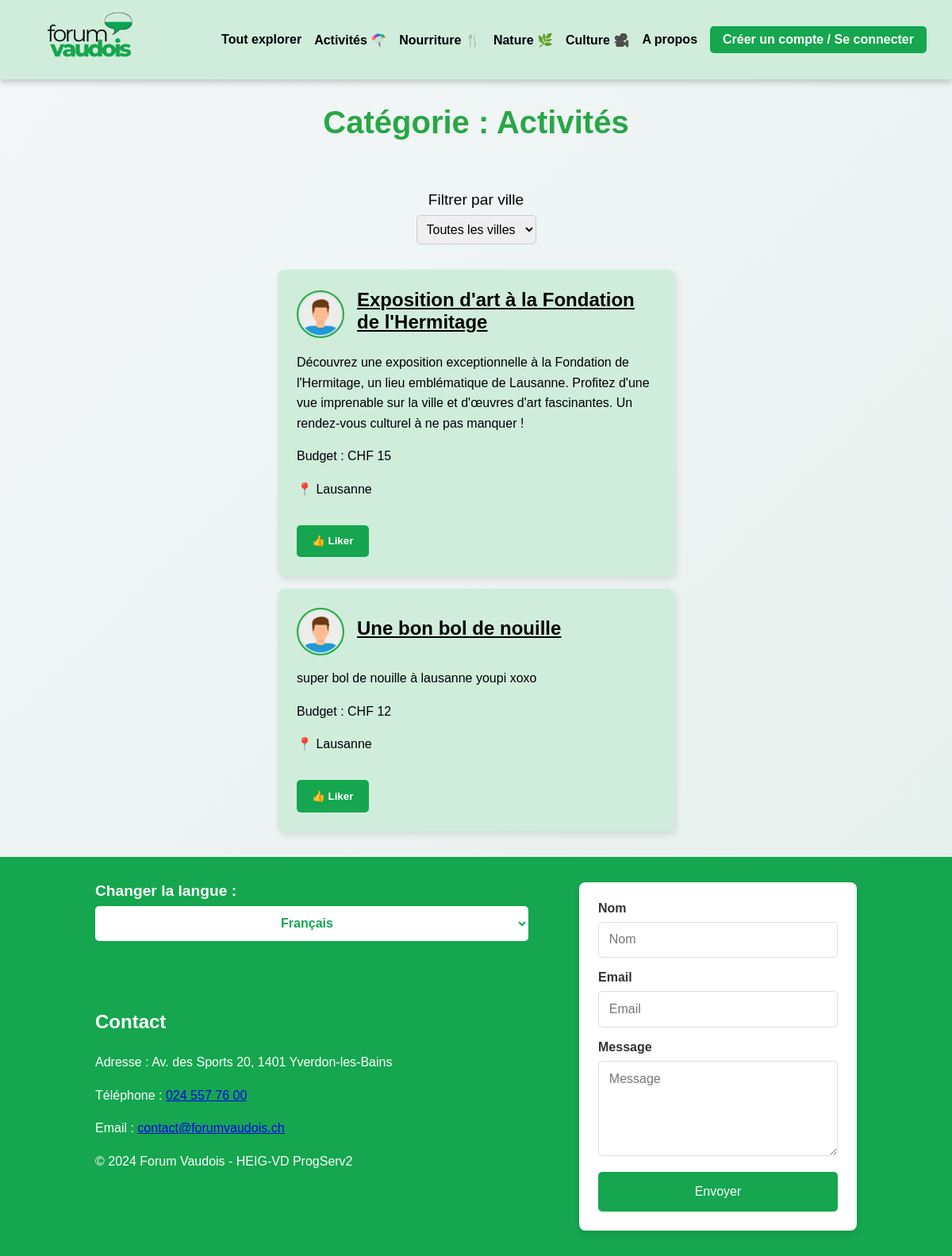
Page /pages/news.php?category=activity on the committed database.
### tables this page shows
CREATE TABLE Post (
    id INTEGER PRIMARY KEY AUTOINCREMENT,
    id_user INTEGER NOT NULL,
    id_city INTEGER NOT NULL,
    id_category INTEGER NOT NULL,
    title TEXT NOT NULL,
    text TEXT NOT NULL,
    budget REAL,
    address TEXT,
    created_at DATETIME DEFAULT CURRENT_TIMESTAMP,
    last_update DATETIME DEFAULT CURRENT_TIMESTAMP,
    FOREIGN KEY (id_user) REFERENCES User(id) ON DELETE CASCADE,
    FOREIGN KEY (id_city) REFERENCES City(id),
    FOREIGN KEY (id_category) REFERENCES Category(id)
);

### lang/lang_func.php (called while the page is built, shortened)
<?php
if (!function_exists('t')) {
    function t($key)
    {
        $language = getLanguage();
        $path = __DIR__ . DIRECTORY_SEPARATOR . "dictionaries" . DIRECTORY_SEPARATOR;
        $langFile = $path . "{$language}.php";
        $dictionary = require $langFile;
        return (array_key_exists($key, $dictionary))
            ? $dictionary[$key]
            : "[{$key}]";
    }
}
if (!function_exists('getLanguage')) {
    function getLanguage($defaultLanguage = 'fr')
    {
        $language = null;
        if (isset($_GET['lang'])) {
            $language = $_GET['lang'];
        } elseif (isset($_SESSION['LANG'])) {
            $language = $_SESSION['LANG'];
        } else {
            $language = getLanguageFromBrowser($defaultLanguage);
        }
        return $language;
    }
}
if (!function_exists('getSupportedLanguages')) {
    function getSupportedLanguages()
    {
        $path = __DIR__ . DIRECTORY_SEPARATOR . "dictionaries" . DIRECTORY_SEPARATOR;
        $files = glob($path . "*.php");
        $languages = [];
        foreach ($files as $file) {
            $languages[] = pathinfo($file, PATHINFO_FILENAME);
        }
        return $languages;
    }
}
if (!function_exists('loadLanguage')) {
    function loadLanguage($lang)
    {
        $path = __DIR__ . DIRECTORY_SEPARATOR . "dictionaries" . DIRECTORY_SEPARATOR;
        $langFile = $path . "{$lang}.php";
        return require $langFile;
    }
}

### src/CRUDManager/DbManagerCRUD.php (called while the page is built, shortened)
<?php
class DbManagerCRUD implements I_ApiCRUD
{
    private $db;
    public function __construct()
    {
        $config = parse_ini_file(__DIR__ . '/../../config/db.ini');
        $basePath = dirname(__DIR__, 2);
        $dsn = str_replace('%BASE_PATH%', $basePath, $config['dsn']);
        $username = $config['username'];
        $password = $config['password'];
        $this->db = new \PDO($dsn, $username, $password);
    }
    public function getPostsByCategory(int $id_category): array
    {
        $sql = "SELECT * FROM Post WHERE id_category = :id_category";
        $stmt = $this->db->prepare($sql);
        $stmt->bindParam('id_category', $id_category, \PDO::PARAM_INT);
        $stmt->execute();
        $posts = [];
        while ($row = $stmt->fetch(\PDO::FETCH_ASSOC)) {
            $posts[] = new Post(
                $row['title'],
                $row['text'],
                $row['budget'],
                $row['id_user'],
                $row['id_city'],
                $row['id_category'],
                new DateTime($row['created_at']),
                new DateTime($row['last_update']),
                $row['id'],
                $row['address']
            );
        }
        return $posts;
    }
}

### src/Entity/Post.php (called while the page is built, shortened)
<?php
class Post
{
    private int $id;
    private string $title;
    private string $text;
    private int $budget;
    private int $city;
    public function __construct(string $title, string $text, int $budget, int $author, int $city, int $category, DateTime $created_at, DateTime $last_update, int $id = 0, string $address = "")
    {
        $this->id = $id;
    }
    public function getId(): int
    {
        return $this->id;
    }
    public function setTitle(string $title): void
    {
        $this->title = $title;
    }
    public function getTitle(): string
    {
        return $this->title;
    }
    public function setText(string $text): void
    {
        $this->text = $text;
    }
    public function getText(): string
    {
        return $this->text;
    }
    public function setBudget(int $budget)
    {
        $this->budget = $budget;
    }
    public function getBudget(): int
    {
        return $this->budget;
    }
    public function setCity(int $city): void
    {
        $this->city = $city;
    }
    public function getCity(): int
    {
        return $this->city;
    }
}

### src/Entity/City.php (called while the page is built, shortened)
<?php
class City
{
    private $cityName;
    public function setCityName(string $cityName)
    {
        $options = "/^.{1,50}$/";
        $this->cityName = $cityName;
    }
    public function getCityName(): string
    {
        return $this->cityName;
    }
    public static function getCityById(int $id): City
    {
        $cityData = [
            1 => "Lausanne",
            3 => "Yverdon-les-Bains",
            2 => "Montreux",
            4 => "Vevey",
            5 => "Nyon",
            7 => "Renens",
            6 => "Morges"
        ];
        return new City($cityData[$id], $id);
    }
}

### pages/news.php (the view, shortened to what this page needs)
<?php
require_once __DIR__ . '/../lang/lang_func.php';
$categoryName = isset($_GET['category']) ? htmlspecialchars($_GET['category']) : 'all';
$cityId = isset($_GET['city']) ? (int)$_GET['city'] : 0;
$categories = [
    'food' => 1,
    'activity' => 2,
    'nature' => 3,
    'culture' => 4,
    'all' => 0,
];
try {
    $dbManager = new DbManagerCRUD();
    $posts = [];
    if ($categoryName == "all") {
        $posts = $dbManager->showPosts();
    } else {
        $posts = $dbManager->getPostsByCategory($categories[$categoryName]);
    }
} catch (Exception $e) {
    echo "Erreur lors de la récupération des posts : " . $e->getMessage();
    exit;
}
?>
<!DOCTYPE html>
<html lang="en">
<head>
    <link rel="stylesheet" href="../assets/css/style.css?v=<?= time(); ?>">
</head>
<body>
    <div class="wrapper">
        <?php include '../components/header.php'; ?>
        <main class="news-feed">
            <h1><?= t('category_title'); ?> : <?= ucfirst($messages['category_names'][$categoryName] ?? $categoryName); ?></h1>
            <form method="get" action="news.php" class="filter-form">
                <label for="city-filter"><?= t('filter_by_city'); ?></label>
                <select name="city" id="city-filter" onchange="this.form.submit()">
                    <option value="0" <?= $cityId === 0 ? 'selected' : ''; ?>><?= t('all_cities'); ?></option>
                </select>
            </form>
            <div class="posts-container">
                <?php if (!empty($posts)): ?>
                    <?php foreach ($posts as $post): ?>
                        <div class="post-card">
                            <div class="post-header">
                                <img src="../assets/images/user-avatar.png" alt="Auteur" class="post-avatar">
                                <a href="postDetails.php?id_post=<?= $post->getId(); ?>">
                                    <h2><?= htmlspecialchars($post->getTitle()); ?></h2>
                                </a>
                            </div>
                            <p class="post-content"><?= htmlspecialchars($post->getText()); ?></p>
                            <p class="post-budget">Budget : CHF <?= htmlspecialchars($post->getBudget()); ?></p>
                            <p class="post-location">
                                    📍 <?= htmlspecialchars(City::getCityById($post->getCity())->getCityName()) ?>
                                </p>
                            <div class="post-footer">
                                <form method="post" action="likePost.php">
                                    <button type="submit" class="like-button">👍 Liker</button>
                                </form>
                            </div>
                        </div>
                    <?php endforeach; ?>
                <?php else: ?>
                    <p><?= t('news_no_posts'); ?></p>
                <?php endif; ?>
            </div>
        </main>
        <?php include '../components/footer.php'; ?>
    </div>
</body>
</html>

### assets/css/style.css (style rules this page uses)
* { margin: 0; padding: 0; box-sizing: border-box; font-family: "Arial", sans-serif; }
html, body { height: 100%; }
.wrapper { display: flex; flex-direction: column; background: linear-gradient(135deg, #f5f7fa 0%, #e3efea 100%); min-height: 100vh; }
.news-feed { display: flex; flex-direction: column; justify-content: center; padding: 2rem; flex: 1; }
.news-feed h1 { text-align: center; color: #28a745; font-size: 2.5rem; margin-bottom: 2rem; }
.posts-container { display: flex; flex-direction: column; gap: 1rem; align-items: center; }
.post-card { background-color: #d0eddc; border-radius: 8px; width: 90%; max-width: 500px; padding: 1.5rem; box-shadow: 2px 4px 8px rgba(0, 0, 0, 0.1); }
.post-header { display: flex; align-items: center; gap: 1rem; margin-bottom: 1rem; }
.post-avatar { width: 50px; height: 50px; border-radius: 50%; border: 2px solid #28a745; }
.post-card h2 { font-size: 1.5rem; color: #333; margin: 0; }
.post-footer { display: flex; justify-content: space-between; align-items: center; }
.post-location { font-size: 0.9rem; color: #666; }
.filter-form { display: flex; flex-direction: column; align-items: center; justify-content: center; margin: 2rem auto; text-align: center; }
.filter-form label { font-size: 1.2rem; margin-bottom: 0.5rem; }
.filter-form select { padding: 0.5rem; border-radius: 5px; border: 1px solid #ccc; font-size: 1rem; outline: none; cursor: pointer; }
.posts-container { display: flex; flex-direction: column; gap: 1rem; }
.post-header h2 { font-size: 1.5rem; color: black; margin: 0 0 0.5rem; text-decoration: underline; }
.post-card p { font-size: 1rem; color: black; margin-bottom: 1rem; line-height: 1.6; }
.post-avatar { width: 60px; height: 60px; border-radius: 50%; border: 2px solid #28a745; }
.like-button { background-color: #15a64f; color: #fff; padding: 0.8rem 1.2rem; border: none; border-radius: 5px; cursor: pointer; font-weight: bold; margin-top: 1rem; transition: background-color 0.3s ease; }

### rows in the picture
post: title "Exposition d'art à la Fondation de l'Hermitage", text "Découvrez une exposition exceptionnelle à la Fondation de l'Hermitage, un lieu emblématique de Lausanne. Profitez d'une vue imprenable sur la ville et d'œuvres d'art fascinantes. Un rendez-vous culturel à ne pas manquer !", budget "15", id_city "Lausanne"
post: title "Une bon bol de nouille", text "super bol de nouille à lausanne youpi xoxo", budget "12", id_city "Lausanne"

### other values in the picture
$messages['nav_all'] "Tout explorer"
$messages['nav_activities'] "Activités 🪂"
$messages['nav_food'] "Nourriture 🍴"
$messages['nav_nature'] "Nature 🌿​"
$messages['nav_culture'] "Culture ​​🎥​"
$messages['nav_about'] "A propos"
$messages['nav_button_login'] "Créer un compte / Se connecter"
t('category_title') "Catégorie"
$messages['category_names'][$categoryName] "Activités"
t('filter_by_city') "Filtrer par ville"
$messages['change_language'] "Changer la langue :"
$messages['footer_title'] "Contact"
$messages['footer_address'] "Adresse"
$messages['footer_phone'] "Téléphone"
$messages['footer_email'] "Email"
